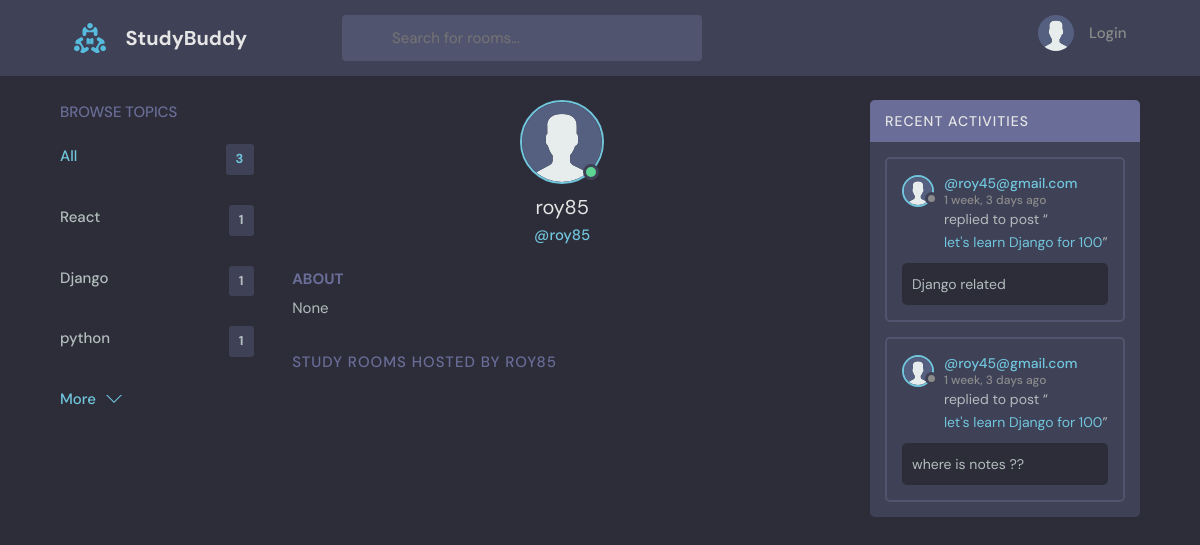
Before: /profile/4/ with the older database file.
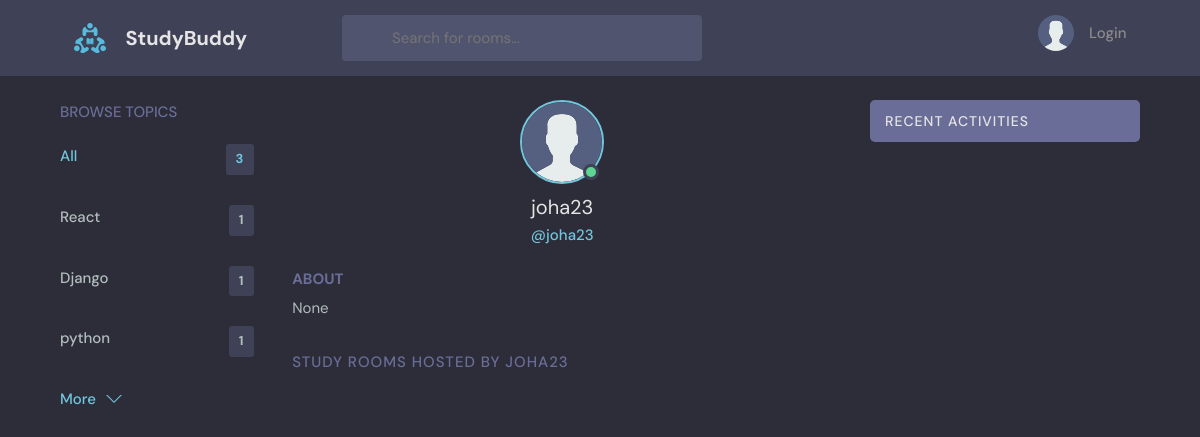
After: the same page with the newer database file.
### base/models.py (models this page shows, shortened)
class Topic(models.Model):
    name = models.CharField(max_length=200)

class User(AbstractUser):
    name = models.CharField(max_length= 200 , null= True)
    email = models.EmailField( unique=True,null= True)
    bio = models.TextField(null= True)
    avatar = models.ImageField(null = True , default = "avatar.svg")
    USERNAME_FIELD = 'email'
    REQUIRED_FIELDS = ['username']

class Message(models.Model):
    user = models.ForeignKey(User,on_delete=models.CASCADE)
    room= models.ForeignKey(Room,on_delete=models.CASCADE)
    body = models.TextField()
    update = models.DateTimeField(auto_now=True)
    created = models.DateTimeField(auto_now_add=True)
    class Meta:
        ordering = ['-update', '-created']

class Room(models.Model):
    host = models.ForeignKey(User, on_delete=models.SET_NULL, null=True)
    topic = models.ForeignKey(Topic, on_delete=models.SET_NULL, null=True)
    name = models.CharField(max_length=200)
    description = models.TextField(null=True, blank=True)
    participants = models.ManyToManyField(User, related_name='participants', blank=True)
    update = models.DateTimeField(auto_now=True)
    created = models.DateTimeField(auto_now_add=True)
    class Meta:
        ordering = ['-update', '-created']
    def __str__(self):
        return self.name

### base/views.py (the view)
# urls.py: path('profile/<str:pk>/',views.userProfile, name = 'user-Profile'),
def userProfile(request,pk):
    user = User.objects.get(id = pk)
    rooms = user.room_set.all()
    room_messages = user.message_set.all()
    topics = Topic.objects.all()
    context = {'user': user, 'rooms': rooms ,'room_messages': room_messages , 'topics': topics}
    return render(request, 'base/profile.html', context)

### base/templates/base/profile.html (shortened to what this page needs)
{% extends 'main.html' %}
{% block content %}
  <main class="profile-page layout layout--3">
    <div class="container">
      {% include 'base/topics_component.html' %}
      <div class="roomList">
        <div class="profile">
          <div class="profile__avatar">
            <div class="avatar avatar--large active">
              <img src="{{user.avatar.url }}" alt="" />
            </div>
          </div>
          <div class="profile__info">
            <h3>{{user.username}}</h3>
            <p>@{{user.username}}</p>
          </div>
          <div class="profile__about">
            <h3>About</h3>
            <p>
             {{user.bio}}
            </p>
          </div>
        </div>
        <div class="roomList__header">
          <div>
            <h2>Study Rooms Hosted by {{user.username}}</a>
            </h2>
          </div>
        </div>
      </div>
      {% include 'base/activity_component.html' %}
    </div>
  </main>
  {% endblock content %}

### base/templates/base/topics_component.html
<div class="topics">
    <div class="topics__header">
      <h2>Browse Topics</h2>
    </div>
    <ul class="topics__list">
      <li>
        <a href="{% url 'home' %}" class="active">All<span>{{topics.count}}</span></a>
      </li>
      {% for topic in topics %}
      <li>
        <a href="{% url 'home' %}?q={{topic.name}}">{{topic.name}}<span>{{topic.room_set.all.count}}</span></a>
      </li>
      {% endfor %}
    </ul>
    <a class="btn btn--link" href=" {% url 'topics' %}">
      More
      <svg version="1.1" xmlns="http://www.w3.org/2000/svg" width="32" height="32" viewBox="0 0 32 32">
        <title>chevron-down</title>
        <path d="M16 21l-13-13h-3l16 16 16-16h-3l-13 13z"></path>
      </svg>
    </a>
  </div>

### base/templates/base/activity_component.html (shortened to what this page needs)
<div class="activities">
    <div class="activities__header">
      <h2>Recent Activities</h2>
    </div>
    {% for message in room_messages %}
    <div class="activities__box">
      <div class="activities__boxHeader roomListRoom__header">
        <a href="{% url 'user-Profile' message.user.id %}" class="roomListRoom__author">
          <div class="avatar avatar--small">
            <img src="{{message.user.avatar.url}}" />
          </div>
          <p>
            @{{ message.user }}
            <span> {{ message.created|timesince }} ago</span>
          </p>
        </a>
    </div>
      <div class="activities__boxContent">
        <p>replied to post “<a href="{% url 'room' message.room.id %}">{{message.room}}</a>”</p>
        <div class="activities__boxRoomContent">
          {{message.body}}
        </div>
      </div>
    </div>
    {% endfor %}
</div>

Changed rows visible on the page:
removed Message: user.avatar (placeholder picture), user "roy45@gmail.com", created "1 week, 3 days", room "let's learn Django for 100", body "Django related"
removed Message: user.avatar (placeholder picture), user "roy45@gmail.com", created "1 week, 3 days", room "let's learn Django for 100", body "where is notes ??"
changed User "None": username "roy85" → "joha23"; username "ROY85" → "JOHA23"
